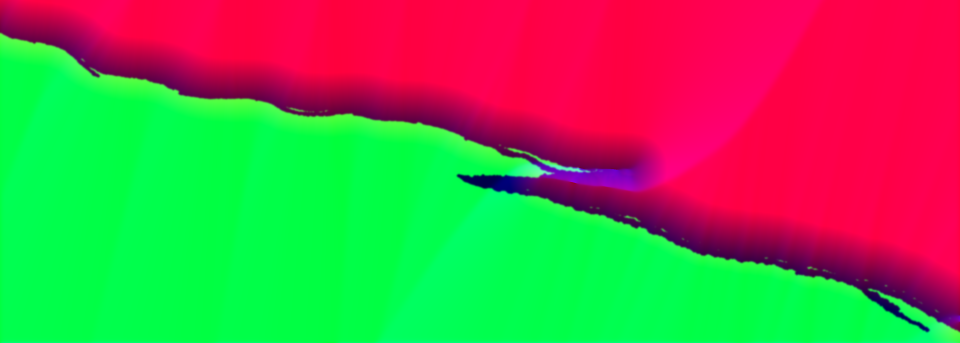
#> input picture rides/sea/masks.png, 1920 x 686 px (shown at 1/2 size)
$ python lines.py ../../sea/masks.png
#> lines starting #> are read from the running program, lines starting #| are printed output that depends on the picture
"""The beach's measured lines in park px, shared by the beach tools.

wall_foot and dry_edge are tests/park-crowd/tools/make_walk.mjs's wallFoot and waterline (the dry sand's edge);
sea(x) is the painted shoreline (the foam's sea-side edge, s = 0 in rides/sea/masks.png), and the first crossing
going down (the lagoon at x 2200-2550). path(x) is the crowd's walk along the wall foot.
"""
import os
import numpy as np
from PIL import Image

ROOT = os.path.dirname(os.path.dirname(os.path.dirname(os.path.dirname(os.path.abspath(__file__)))))
WALL = [[213, 1160], [293, 1183], [400, 1225], [493, 1257], [627, 1283], [800, 1303], [870, 1340], [913, 1363], [1067, 1373],
        [1133, 1347], [1300, 1323], [1367, 1307], [1527, 1343], [1600, 1367], [1767, 1393], [1947, 1433], [2033, 1455],
        [2200, 1493], [2400, 1530], [2600, 1567], [2800, 1607], [2880, 1633], [3100, 1670], [3347, 1743], [3537, 1803]]
DRY = [[0, 1330], [500, 1470], [1000, 1570], [1500, 1640], [1875, 1712], [2250, 1812], [2625, 1880], [3000, 1980], [3500, 2150], [3840, 2250]]


def along(line, x):
    xs, ys = zip(*line)
    return float(np.interp(x, xs, ys))


wall_foot = lambda x: along(WALL, x)
dry_edge = lambda x: along(DRY, x)

_m = np.asarray(Image.open(os.path.join(ROOT, "rides/sea/masks.png")))
#> _m is the input picture: shape (686, 1920, 4); mean R, G, B, A 114.9, 126.5, 76.4, 255
SDF = _m[..., 0].astype(np.float32) - 128  # park px, + on the sand; 0.5 px per park px from y 1187
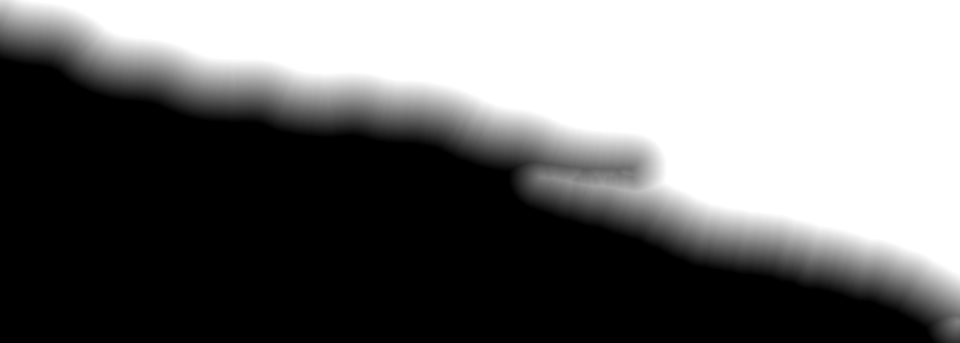
#> SDF: shape (686, 1920) float32 (shown at 1/2 size); min -128, max 127, mean -13.1; drawn with min black and max white
NORM = _m[..., 2].astype(np.float32) / 255 * 2 * np.pi - np.pi
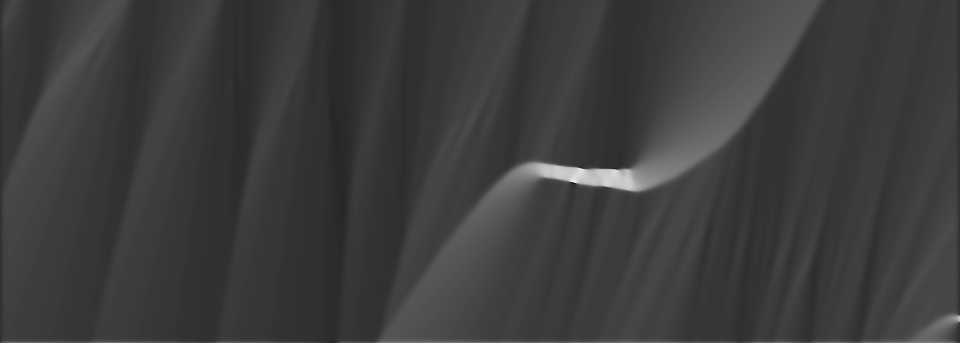
#> NORM: shape (686, 1920) float32 (shown at 1/2 size); min -2.48, max 2.6, mean -1.26; drawn with min black and max white
Y0, K = 1187, 0.5


def sdf(x, y):
    i, j = int(round((y - Y0) * K)), int(round(x * K))
    if i < 0:
        return 99.0
    i = min(i, SDF.shape[0] - 1); j = min(max(j, 0), SDF.shape[1] - 1)
    return float(SDF[i, j])


def normal(x, y):
    i, j = int(round((y - Y0) * K)), int(round(x * K))
    i = min(max(i, 0), SDF.shape[0] - 1); j = min(max(j, 0), SDF.shape[1] - 1)
    a = float(NORM[i, j])
    return np.cos(a), np.sin(a)


def sea(x, first=False):
    """The y where the sand ends going down at x: the main sea (default) or the first water (the lagoon)."""
    col = SDF[:, min(int(x * K), SDF.shape[1] - 1)]
    cr = [Y0 + i / K for i in range(1, len(col)) if col[i - 1] > 0 and col[i] <= 0]
    if not cr:
        return None
    return cr[0] if first else cr[-1]


if __name__ == "__main__" and "--write" not in __import__("sys").argv:
    for x in range(100, 3840, 100):
        print(x, round(wall_foot(x)), round(wall_foot(x) + 26), round(dry_edge(x)), sea(x, True), sea(x))
#> this loop made 38 passes


def write():
    """rides/beach/lines.json for the layer: the main sea's shoreline, the dry sand's edge and the wall's foot, every 20 px."""
    import json
    xs = list(range(0, 3841, 20))
    out = {
        "about": "rides/beach/tools/lines.py --write: park px, y at each x. sea: the painted shoreline of the open sea (s = 0 in rides/sea/masks.png); dry: the dry sand's edge; wall: the promenade wall's foot.",
        "x0": 0, "dx": 20,
        "sea": [round(sea(x) or 0, 1) for x in xs],
        "dry": [round(dry_edge(x), 1) for x in xs],
        "wall": [round(wall_foot(x), 1) for x in xs],
    }
    json.dump(out, open(os.path.join(ROOT, "rides/beach/lines.json"), "w"), separators=(",", ":"))
    print("rides/beach/lines.json", len(xs))


if __name__ == "__main__" and "--write" in __import__("sys").argv:
    write()
